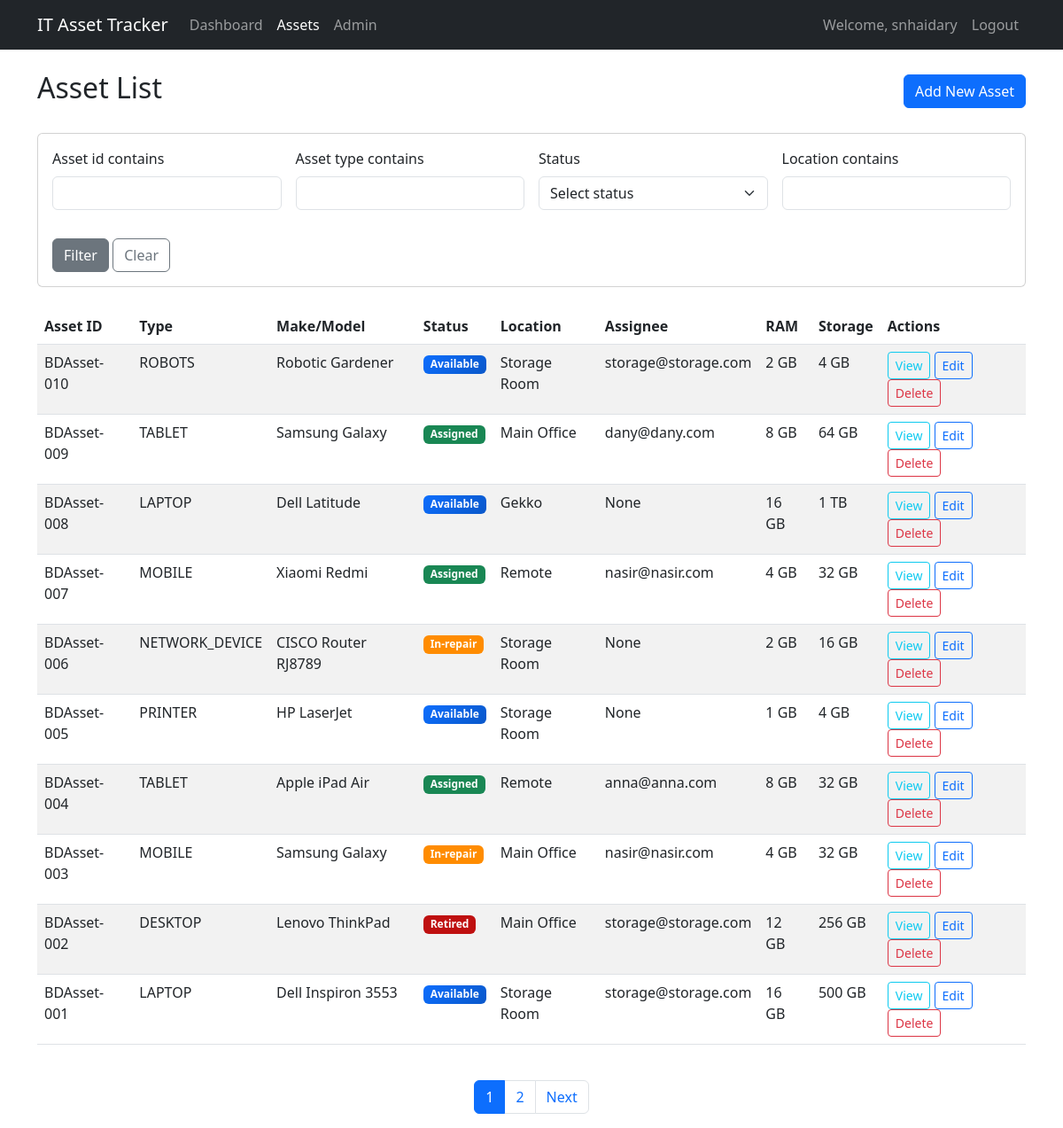
Page /assets/ (signed in) on the earlier database version.
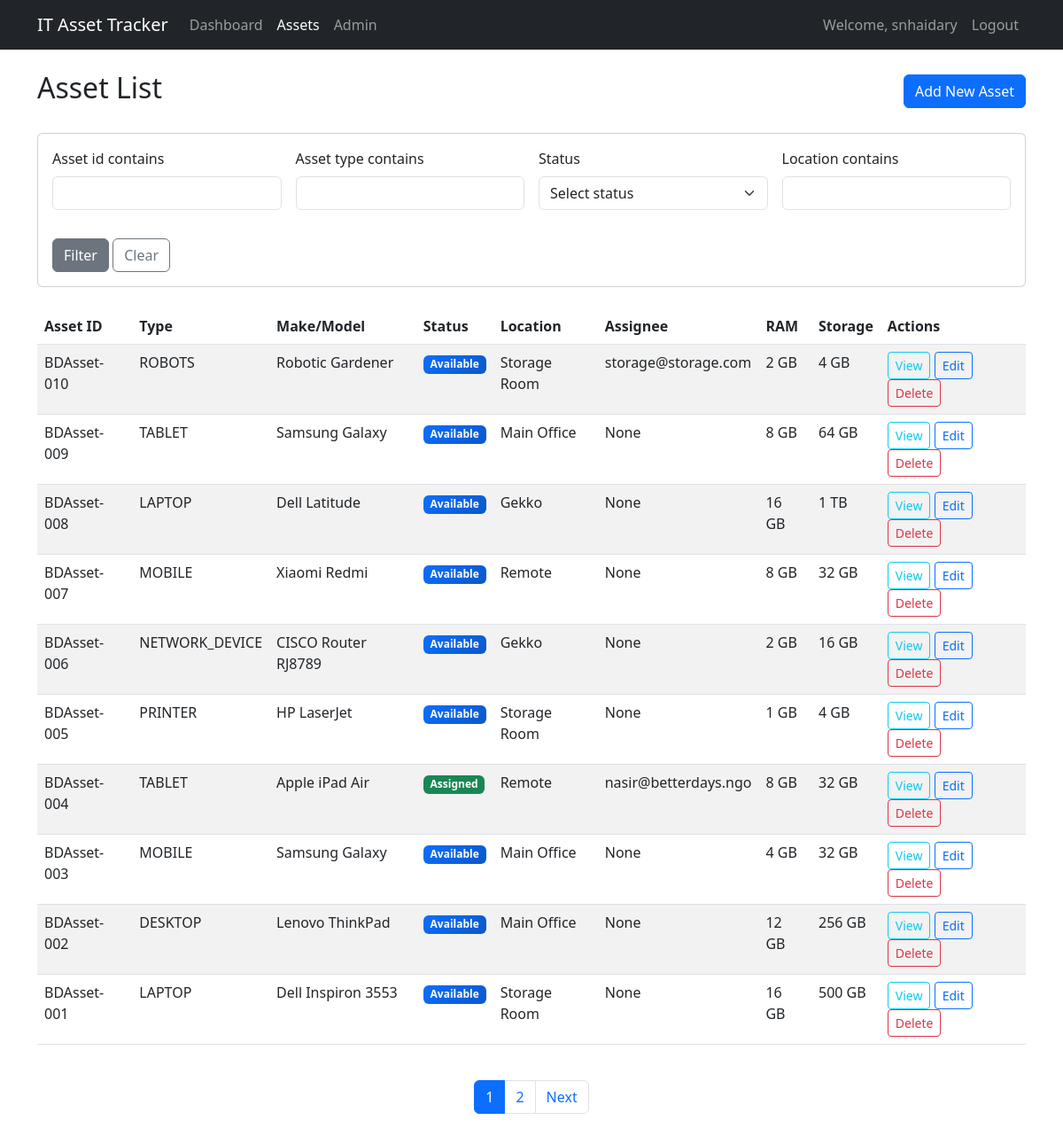
Same page on the later database version.
### assets/models.py (models this page shows, shortened)
class Asset(models.Model):
    STATUS_CHOICES = [
        ('ASSIGNED', 'Assigned'),
        ('AVAILABLE', 'Available'),
        ('IN_REPAIR', 'In-repair'),
        ('RETIRED', 'Retired'),
    ]
    CONDITION_CHOICES = [
        ('WORKING', 'Working'),
        ('SOFTWARE_ISSUE', 'Software-issue'),
        ('HARDWARE_ISSUE', 'Hardware-issue'),
        ('DAMAGED', 'Damaged'),
    ]
    ASSET_TYPE_CHOICES = [
        ('LAPTOP', 'Laptop'),
        ('DESKTOP', 'Desktop'),
        ('MOBILE', 'Mobile'),
        ('TABLET', 'Tablet'),
        ('PRINTER', 'Printer'),
        ('SCANNER', 'Scanner'),
        ('PROJECTOR', 'Projector'),
        ('SERVER', 'Server'),
        ('NETWORK_DEVICE', 'Network Device'),
        ('MONITOR', 'Monitor'),
        ('SCREEN', 'Screen'),
        ('TV', 'TV'),
        ('ROBOTS', 'Robots'),
        ('UPS', 'UPS'),
        ('EXTERNAL_DRIVE', 'External Drive'),
        ('OTHER', 'Other'),
    ]
    OS_CHOICES = [
        ('WINDOWS', 'Windows'),
        ('MACOS', 'macOS'),
        ('LINUX', 'Linux'),
        ('ANDROID', 'Android'),
        ('IOS', 'iOS'),
        ('CHROMEOS', 'ChromeOS'),
        ('HYPEROS', 'HyperOS'),
        ('OTHER', 'Other'),
    ]
    UNIT_CHOICES = [
        ('MB', 'MB'),
        ('GB', 'GB'),
        ('TB', 'TB'),
    ]
    registration_date = models.DateTimeField(default=timezone.now)
    asset_id = models.CharField(max_length=50, unique=True)
    asset_type = models.CharField(max_length=100, choices=ASSET_TYPE_CHOICES)
    make = models.CharField(max_length=100)
    model = models.CharField(max_length=100)
    serial_number = models.CharField(max_length=100, unique=True)
    operating_system = models.CharField(max_length=100, choices=OS_CHOICES)
    processor = models.CharField(max_length=100, blank=True)
    ram = models.IntegerField(validators=[MinValueValidator(0)], blank=True, null=True)
    ram_unit = models.CharField(max_length=2, choices=UNIT_CHOICES, default='GB')
    storage = models.IntegerField(validators=[MinValueValidator(0)], blank=True, null=True)
    storage_unit = models.CharField(max_length=2, choices=UNIT_CHOICES, default='GB')
    location = models.CharField(max_length=200)
    status = models.CharField(max_length=20, choices=STATUS_CHOICES, default='AVAILABLE')
    assignee = models.EmailField(blank=True, null=True)  # Made optional
    condition = models.CharField(max_length=20, choices=CONDITION_CHOICES, default='NEW')
    notes = models.TextField(blank=True)
    class Meta:
        ordering = ['-registration_date']
    def get_ram_display(self):
        if self.ram:
            return f"{self.ram} {self.ram_unit}"
        return "-"
    def get_storage_display(self):
        if self.storage:
            return f"{self.storage} {self.storage_unit}"
        return "-"

### assets/views.py (the view)
# urls.py: path('', AssetListView.as_view(), name='asset-list'),
class AssetListView(LoginRequiredMixin, ListView):
    model = Asset
    template_name = 'assets/asset_list.html'
    context_object_name = 'assets'
    paginate_by = 10
    def get_queryset(self):
        queryset = Asset.objects.all()
        self.filterset = AssetFilter(self.request.GET, queryset=queryset)
        return self.filterset.qs
    def get_context_data(self, **kwargs):
        context = super().get_context_data(**kwargs)
        context['filter'] = self.filterset
        return context

### templates/assets/asset_list.html (shortened to what this page needs)
{% extends 'base.html' %}
{% load crispy_forms_tags %}
{% block content %}
<div class="row">
    <div class="col-md-12">
        <div class="d-flex justify-content-between align-items-center mb-4">
            <h2>Asset List</h2>
            <a href="{% url 'asset-create' %}" class="btn btn-primary">Add New Asset</a>
        </div>
        <div class="card mb-4">
            <div class="card-body">
                <form method="get" class="row g-3">
                    <div class="col-md-3">
                        {{ filter.form.asset_id|as_crispy_field }}
                    </div>
                    <div class="col-md-3">
                        {{ filter.form.asset_type|as_crispy_field }}
                    </div>
                    <div class="col-md-3">
                        {{ filter.form.status|as_crispy_field }}
                    </div>
                    <div class="col-md-3">
                        {{ filter.form.location|as_crispy_field }}
                    </div>
                    <div class="col-12">
                        <button type="submit" class="btn btn-secondary">Filter</button>
                        <a href="{% url 'asset-list' %}" class="btn btn-outline-secondary">Clear</a>
                    </div>
                </form>
            </div>
        </div>
        <div class="table-responsive">
            <table class="table table-striped">
                <thead>
                    <tr>
                        <th>Asset ID</th>
                        <th>Type</th>
                        <th>Make/Model</th>
                        <th>Status</th>
                        <th>Location</th>
                        <th>Assignee</th>
                        <th>RAM</th>
                        <th>Storage</th>
                        <th>Actions</th>
                    </tr>
                </thead>
                <tbody>
                    {% for asset in assets %}
                    <tr>
                        <td>{{ asset.asset_id }}</td>
                        <td>{{ asset.asset_type }}</td>
                        <td>{{ asset.make }} {{ asset.model }}</td>
                        <td>
                            <span class="badge {% if asset.status == 'AVAILABLE' %}bg-primary{% elif asset.status == 'ASSIGNED' %}bg-success{% elif asset.status == 'IN_REPAIR' %} text-white{% elif asset.status == 'RETIRED' %} text-white{% else %}bg-danger{% endif %}" {% if asset.status == 'RETIRED' %}style="background-color: #BF1010;"{% elif asset.status == 'IN_REPAIR' %}style="background-color: #FF8C00;"{% endif %}>
                                {{ asset.get_status_display }}
                            </span>
                        </td>
                        <td>{{ asset.location }}</td>
                        <td>{{ asset.assignee }}</td>
                        <td>{{ asset.get_ram_display }}</td>
                        <td>{{ asset.get_storage_display }}</td>
                        <td>
                            <a href="{% url 'asset-detail' asset.pk %}" class="btn btn-sm btn-outline-info">View</a>
                            <a href="{% url 'asset-update' asset.pk %}" class="btn btn-sm btn-outline-primary">Edit</a>
                            <a href="{% url 'asset-delete' asset.pk %}" class="btn btn-sm btn-outline-danger">Delete</a>
                        </td>
                    </tr>
                    {% empty %}
                    <tr>
                        <td colspan="9" class="text-center">No assets found.</td>
                    </tr>
                    {% endfor %}
                </tbody>
            </table>
        </div>
        {% if is_paginated %}
        <nav aria-label="Page navigation" class="mt-4">
            <ul class="pagination justify-content-center">
                {% for num in page_obj.paginator.page_range %}
                <li class="page-item {% if page_obj.number == num %}active{% endif %}">
                    <a class="page-link" href="?page={{ num }}">{{ num }}</a>
                </li>
                {% endfor %}
                {% if page_obj.has_next %}
                <li class="page-item">
                    <a class="page-link" href="?page={{ page_obj.next_page_number }}">Next</a>
                </li>
                {% endif %}
            </ul>
        </nav>
        {% endif %}
    </div>
</div>
{% endblock %}

### templates/base.html (shortened to what this page needs)
<!DOCTYPE html>
<html lang="en">
<head>
    <link href="https://cdn.jsdelivr.net/npm/bootstrap@5.3.0/dist/css/bootstrap.min.css" rel="stylesheet">
    <link href="https://cdnjs.cloudflare.com/ajax/libs/font-awesome/6.4.0/css/all.min.css" rel="stylesheet">
</head>
<body>
    <nav class="navbar navbar-expand-lg navbar-dark bg-dark">
        <div class="container">
            <a class="navbar-brand" href="{% url 'dashboard' %}">IT Asset Tracker</a>
            {% if user.is_authenticated %}
            <div class="collapse navbar-collapse" id="navbarNav">
                <ul class="navbar-nav">
                    <li class="nav-item">
                        <a class="nav-link {% if request.resolver_match.url_name == 'dashboard' %}active{% endif %}"
                           href="{% url 'dashboard' %}">Dashboard</a>
                    </li>
                    <li class="nav-item">
                        <a class="nav-link {% if request.resolver_match.url_name == 'asset-list' %}active{% endif %}"
                           href="{% url 'asset-list' %}">Assets</a>
                    </li>
                    {% if user.is_staff %}
                    <li class="nav-item">
                        <a class="nav-link" href="{% url 'admin:index' %}">Admin</a>
                    </li>
                    {% endif %}
                </ul>
                <div class="navbar-nav ms-auto">
                    <span class="nav-item nav-link">Welcome, {{ user.username }}</span>
                    <form method="post" action="{% url 'logout' %}" class="d-inline">
                        <button type="submit" class="btn nav-link">Logout</button>
                    </form>
                </div>
            </div>
            {% endif %}
        </div>
    </nav>
    <div class="container mt-4">
        {% block content %}{% endblock %}
    </div>
</body>
</html>

### templates/base.html (style rules this page uses)
.bg-primary { background: linear-gradient(135deg, #0d6efd 0%, #0a58ca 100%) !important; }

Differences in the rows shown:
changed Asset "BDAsset-009": status "Assigned" → "Available"; assignee "dany@dany.com" → "None"
changed Asset "BDAsset-007": status "Assigned" → "Available"; assignee "nasir@nasir.com" → "None"; ram "4 GB" → "8 GB"
changed Asset "BDAsset-006": status "In-repair" → "Available"; location "Storage Room" → "Gekko"
changed Asset "BDAsset-004": assignee "anna@anna.com" → "nasir@betterdays.ngo"
changed Asset "BDAsset-003": status "In-repair" → "Available"; assignee "nasir@nasir.com" → "None"
changed Asset "BDAsset-002": status "Retired" → "Available"; assignee "storage@storage.com" → "None"
changed Asset "BDAsset-001": assignee "storage@storage.com" → "None"
